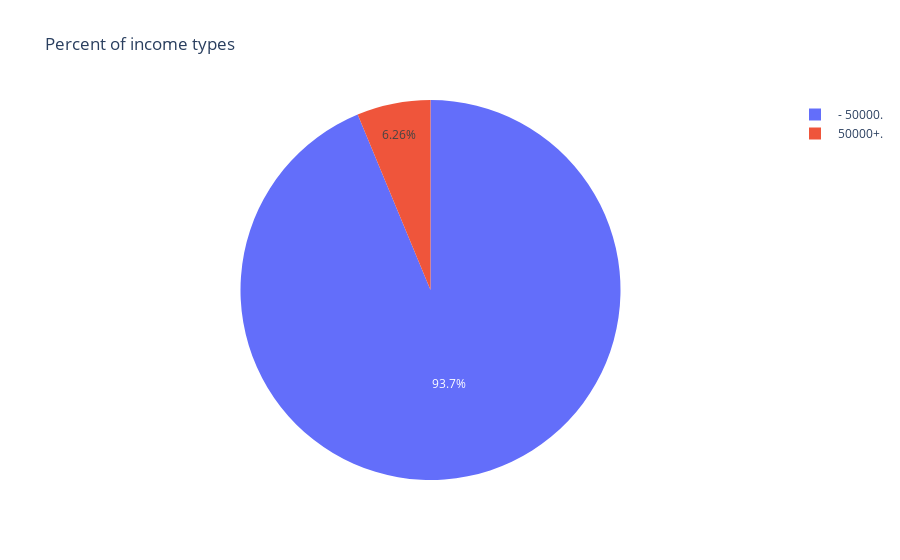

Notebook code for this chart:
### Code cell
ds = train_data['total_person_income'].value_counts().reset_index()
ds.columns = [
    'income_type', 
    'percent']

ds['percent'] /= len(train_data)
fig = px.pie(
    ds,
    names='income_type',
    values='percent',
    title='Percent of income types'
)
fig.show()

### Figure 1 — Plotly figure (JSON) as saved in the notebook; plotly's stock layout.template omitted (floating-point values rounded to 4 significant figures)
{"data": [{"domain": {"x": [0, 1], "y": [0, 1]}, "hovertemplate": "income_type=%{label}<br>percent=%{value}<extra></extra>", "labels": [" - 50000.", " 50000+."], "legendgroup": "", "name": "", "showlegend": true, "type": "pie", "values": [0.9374, 0.06261]}], "layout": {"legend": {"tracegroupgap": 0}, "title": {"text": "Percent of income types"}}}
